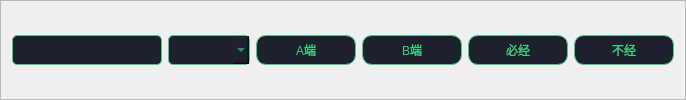
                <widget class="QFrame" name="frame_7">
                 <property name="frameShape">
                  <enum>QFrame::StyledPanel</enum>
                 </property>
                 <property name="frameShadow">
                  <enum>QFrame::Raised</enum>
                 </property>
                 <layout class="QHBoxLayout" name="horizontalLayout_12">
                  <item>
                   <widget class="QLineEdit" name="devLE">
                    <property name="sizePolicy">
                     <sizepolicy hsizetype="Fixed" vsizetype="Fixed">
                      <horstretch>0</horstretch>
                      <verstretch>0</verstretch>
                     </sizepolicy>
                    </property>
                    <property name="minimumSize">
                     <size>
                      <width>150</width>
                      <height>30</height>
                     </size>
                    </property>
                    <property name="maximumSize">
                     <size>
                      <width>150</width>
                      <height>30</height>
                     </size>
                    </property>
                    <property name="styleSheet">
                     <string notr="true">QLineEdit {
    background-color: rgba(28, 33, 44, 255);
    color: #44cc88;
    border: 1px solid #44cc88;
    border-radius: 5px;
    padding: 5px 10px;
}
</string>
                    </property>
                   </widget>
                  </item>
                  <item>
                   <widget class="QComboBox" name="devCB">
                    <property name="minimumSize">
                     <size>
                      <width>0</width>
                      <height>30</height>
                     </size>
                    </property>
                    <property name="maximumSize">
                     <size>
                      <width>16777215</width>
                      <height>30</height>
                     </size>
                    </property>
                    <property name="styleSheet">
                     <string notr="true">QComboBox {
    background-color: rgba(28, 33, 44, 255);
    color: #44cc88;
    border: 1px solid #44cc88;
    border-radius: 5px;
    padding: 5px 10px;
}

QComboBox:hover {
    border: 1px solid #55dd99;
}


QComboBox QAbstractItemView {
    background-color: rgba(28, 33, 44, 255);
    color: #44cc88;
    border: 1px solid #44cc88;
    selection-background-color: rgba(68, 204, 136, 0.3);
}</string>
                    </property>
                   </widget>
                  </item>
                  <item>
                   <widget class="QPushButton" name="aSiteBtn">
                    <property name="sizePolicy">
                     <sizepolicy hsizetype="Fixed" vsizetype="Fixed">
                      <horstretch>0</horstretch>
                      <verstretch>0</verstretch>
                     </sizepolicy>
                    </property>
                    <property name="minimumSize">
                     <size>
                      <width>100</width>
                      <height>30</height>
                     </size>
                    </property>
                    <property name="maximumSize">
                     <size>
                      <width>100</width>
                      <height>30</height>
                     </size>
                    </property>
                    <property name="styleSheet">
                     <string notr="true">QPushButton {
    background-color: rgba(28, 33, 44, 255);
    color: #44cc88;
    border: 1px solid #44cc88;
    border-radius: 10px;
    padding: 5px 10px;
}

QPushButton:hover {
    background-color: rgba(40, 45, 56, 255);
}

QPushButton:pressed {
    background-color: rgba(20, 25, 36, 255);
}</string>
                    </property>
                    <property name="text">
                     <string>A端</string>
                    </property>
                   </widget>
                  </item>
                  <item>
                   <widget class="QPushButton" name="bSiteBtn">
                    <property name="minimumSize">
                     <size>
                      <width>100</width>
                      <height>30</height>
                     </size>
                    </property>
                    <property name="maximumSize">
                     <size>
                      <width>100</width>
                      <height>30</height>
                     </size>
                    </property>
                    <property name="styleSheet">
                     <string notr="true">QPushButton {
    background-color: rgba(28, 33, 44, 255);
    color: #44cc88;
    border: 1px solid #44cc88;
    border-radius: 10px;
    padding: 5px 10px;
}

QPushButton:hover {
    background-color: rgba(40, 45, 56, 255);
}

QPushButton:pressed {
    background-color: rgba(20, 25, 36, 255);
}</string>
                    </property>
                    <property name="text">
                     <string>B端</string>
                    </property>
                   </widget>
                  </item>
                  <item>
                   <widget class="QPushButton" name="mustDevBtn">
                    <property name="minimumSize">
                     <size>
                      <width>100</width>
                      <height>30</height>
                     </size>
                    </property>
                    <property name="maximumSize">
                     <size>
                      <width>100</width>
                      <height>30</height>
                     </size>
                    </property>
                    <property name="styleSheet">
                     <string notr="true">QPushButton {
    background-color: rgba(28, 33, 44, 255);
    color: #44cc88;
    border: 1px solid #44cc88;
    border-radius: 10px;
    padding: 5px 10px;
}

QPushButton:hover {
    background-color: rgba(40, 45, 56, 255);
}

QPushButton:pressed {
    background-color: rgba(20, 25, 36, 255);
}</string>
                    </property>
                    <property name="text">
                     <string>必经</string>
                    </property>
                   </widget>
                  </item>
                  <item>
                   <widget class="QPushButton" name="notDevBtn">
                    <property name="minimumSize">
                     <size>
                      <width>100</width>
                      <height>30</height>
                     </size>
                    </property>
                    <property name="maximumSize">
                     <size>
                      <width>100</width>
                      <height>30</height>
                     </size>
                    </property>
                    <property name="styleSheet">
                     <string notr="true">QPushButton {
    background-color: rgba(28, 33, 44, 255);
    color: #44cc88;
    border: 1px solid #44cc88;
    border-radius: 10px;
    padding: 5px 10px;
}

QPushButton:hover {
    background-color: rgba(40, 45, 56, 255);
}

QPushButton:pressed {
    background-color: rgba(20, 25, 36, 255);
}</string>
                    </property>
                    <property name="text">
                     <string>不经</string>
                    </property>
                   </widget>
                  </item>
                 </layout>
                </widget>
